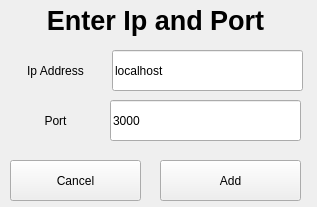
<?xml version="1.0" encoding="UTF-8"?>
<ui version="4.0">
 <class>addIpWindow</class>
 <widget class="QWidget" name="addIpWindow">
  <property name="geometry">
   <rect>
    <x>0</x>
    <y>0</y>
    <width>317</width>
    <height>207</height>
   </rect>
  </property>
  <property name="windowTitle">
   <string>Form</string>
  </property>
  <widget class="QLabel" name="Title">
   <property name="geometry">
    <rect>
     <x>0</x>
     <y>0</y>
     <width>311</width>
     <height>41</height>
    </rect>
   </property>
   <property name="font">
    <font>
     <pointsize>20</pointsize>
     <bold>true</bold>
    </font>
   </property>
   <property name="text">
    <string>Enter Ip and Port</string>
   </property>
   <property name="scaledContents">
    <bool>false</bool>
   </property>
   <property name="alignment">
    <set>Qt::AlignmentFlag::AlignCenter</set>
   </property>
  </widget>
  <widget class="QLineEdit" name="IpEnter">
   <property name="geometry">
    <rect>
     <x>112</x>
     <y>50</y>
     <width>191</width>
     <height>41</height>
    </rect>
   </property>
   <property name="text">
    <string>localhost</string>
   </property>
  </widget>
  <widget class="QLineEdit" name="PortEnter">
   <property name="geometry">
    <rect>
     <x>110</x>
     <y>100</y>
     <width>191</width>
     <height>41</height>
    </rect>
   </property>
   <property name="text">
    <string>3000</string>
   </property>
  </widget>
  <widget class="QPushButton" name="AddButton">
   <property name="geometry">
    <rect>
     <x>160</x>
     <y>160</y>
     <width>141</width>
     <height>41</height>
    </rect>
   </property>
   <property name="text">
    <string>Add</string>
   </property>
  </widget>
  <widget class="QPushButton" name="CancelButton">
   <property name="geometry">
    <rect>
     <x>10</x>
     <y>160</y>
     <width>131</width>
     <height>41</height>
    </rect>
   </property>
   <property name="text">
    <string>Cancel</string>
   </property>
  </widget>
  <widget class="QLabel" name="IpDisplay">
   <property name="geometry">
    <rect>
     <x>10</x>
     <y>60</y>
     <width>91</width>
     <height>21</height>
    </rect>
   </property>
   <property name="text">
    <string>Ip Address</string>
   </property>
   <property name="alignment">
    <set>Qt::AlignmentFlag::AlignCenter</set>
   </property>
  </widget>
  <widget class="QLabel" name="PortDisplay">
   <property name="geometry">
    <rect>
     <x>10</x>
     <y>110</y>
     <width>91</width>
     <height>21</height>
    </rect>
   </property>
   <property name="text">
    <string>Port</string>
   </property>
   <property name="alignment">
    <set>Qt::AlignmentFlag::AlignCenter</set>
   </property>
  </widget>
 </widget>
 <resources/>
 <connections/>
</ui>
